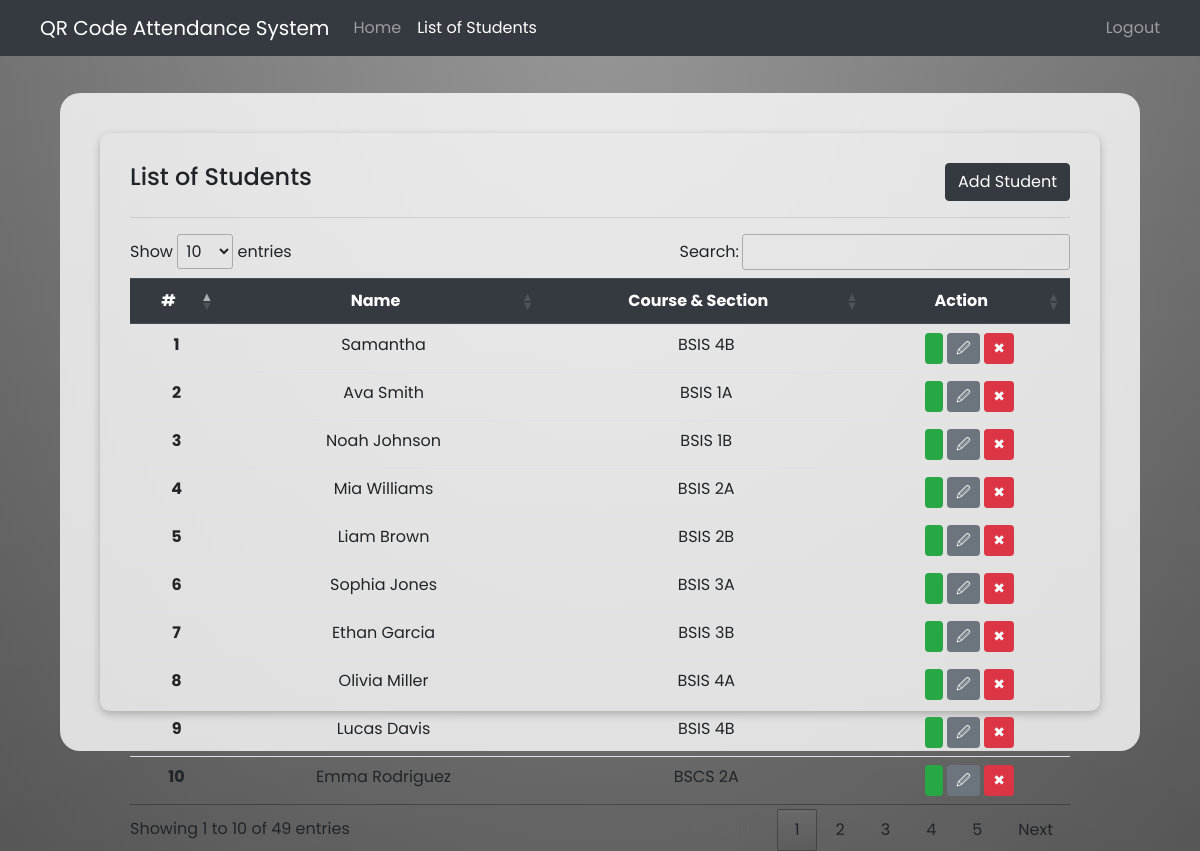
/_archive/masterlist.php, run on the app's committed database.
### tables this page shows
CREATE TABLE `tbl_student` (
  `tbl_student_id` int(11) NOT NULL,
  `student_name` varchar(255) NOT NULL,
  `course_section` varchar(255) NOT NULL,
  `parent_name` varchar(255) DEFAULT NULL,
  `parent_phone` varchar(50) DEFAULT NULL,
  `generated_code` varchar(255) NOT NULL
);

### _archive/masterlist.php (the view, shortened to what this page needs)
<!DOCTYPE html>
<html lang="en">
<head>
    <link rel="stylesheet" href="https://cdn.jsdelivr.net/npm/bootstrap@4.6.2/dist/css/bootstrap.min.css">
    <link rel="stylesheet" href="https://cdn.datatables.net/1.13.7/css/jquery.dataTables.css" />
</head>
<body>
    <nav class="navbar navbar-expand-lg navbar-dark bg-dark">
        <a class="navbar-brand ml-4" href="#">QR Code Attendance System</a>
        <div class="collapse navbar-collapse" id="navbarSupportedContent">
            <ul class="navbar-nav mr-auto">
                <li class="nav-item">
                    <a class="nav-link" href="./index.php">Home <span class="sr-only">(current)</span></a>
                </li>
                <li class="nav-item active">
                    <a class="nav-link" href="./masterlist.php">List of Students</a>
                </li>
            </ul>
            <ul class="navbar-nav ml-auto">
                <li class="nav-item mr-3">
                    <a class="nav-link" href="#">Logout</a>
                </li>
            </ul>
        </div>
    </nav>
    <div class="main">
        <div class="student-container">
            <div class="student-list">
                <div class="title">
                    <h4>List of Students</h4>
                    <button class="btn btn-dark" data-toggle="modal" data-target="#addStudentModal">Add Student</button>
                </div>
                <hr>
                <div class="table-container table-responsive">
                    <table class="table text-center table-sm" id="studentTable">
                        <thead class="thead-dark">
                            <tr>
                                <th scope="col">#</th>
                                <th scope="col">Name</th>
                                <th scope="col">Course & Section</th>
                                <th scope="col">Action</th>
                            </tr>
                        </thead>
                        <tbody>
                            <?php
                                include ('./conn/conn.php');
                                $stmt = $conn->prepare("SELECT * FROM tbl_student");
                                $stmt->execute();
                                $result = $stmt->fetchAll();
                                foreach ($result as $row) {
                                    $studentID = $row["tbl_student_id"];
                                    $studentName = $row["student_name"];
                                    $studentCourse = $row["course_section"];
                                ?>
                                <tr>
                                    <th scope="row" id="studentID-<?= $studentID ?>"><?= $studentID ?></th>
                                    <td id="studentName-<?= $studentID ?>"><?= $studentName ?></td>
                                    <td id="studentCourse-<?= $studentID ?>"><?= $studentCourse ?></td>
                                    <td>
                                        <div class="action-button">
                                            <button class="btn btn-success btn-sm" data-toggle="modal" data-target="#qrCodeModal<?= $studentID ?>"></button>
                                            <button class="btn btn-secondary btn-sm" onclick="updateStudent(<?= $studentID ?>)">&#128393;</button>
                                            <button class="btn btn-danger btn-sm" onclick="deleteStudent(<?= $studentID ?>)">&#10006;</button>
                                        </div>
                                    </td>
                                </tr>
                                <?php
                            }
                            ?>
                        </tbody>
                    </table>
                </div>
            </div>
        </div>
    </div>
</body>
</html>

### _archive/masterlist.php (style rules this page uses)
* { margin: 0; padding: 0; font-family: 'Poppins', sans-serif; }
body { background: linear-gradient(to bottom, rgba(255,255,255,0.15) 0%, rgba(0,0,0,0.15) 100%), radial-gradient(at top center, rgba(255,255,255,0.40) 0%, rgba(0,0,0,0.40) 120%) #989898; background-blend-mode: multiply,multiply; background-attachment: fixed; background-repeat: no-repeat; background-size: cover; }
.main { display: flex; justify-content: center; align-items: center; height: 91.5vh; }
.student-container { height: 90%; width: 90%; border-radius: 20px; padding: 40px; background-color: rgba(255, 255, 255, 0.8); }
.student-container > div { box-shadow: rgba(0, 0, 0, 0.24) 0px 3px 8px; border-radius: 10px; padding: 30px; height: 100%; }
.title { display: flex; justify-content: space-between; align-items: center; }
table.dataTable thead > tr > th.sorting, table.dataTable thead > tr > th.sorting_asc, table.dataTable thead > tr > th.sorting_desc, table.dataTable thead > tr > th.sorting_asc_disabled, table.dataTable thead > tr > th.sorting_desc_disabled, table.dataTable thead > tr > td.sorting, table.dataTable thead > tr > td.sorting_asc, table.dataTable thead > tr > td.sorting_desc, table.dataTable thead > tr > td.sorting_asc_disabled, table.dataTable thead > tr > td.sorting_desc_disabled { text-align: center; }

### data on the page
tbl_student: tbl_student_id "1", student_name "Samantha", course_section "BSIS 4B"
tbl_student: tbl_student_id "2", student_name "Ava Smith", course_section "BSIS 1A"
tbl_student: tbl_student_id "3", student_name "Noah Johnson", course_section "BSIS 1B"
tbl_student: tbl_student_id "4", student_name "Mia Williams", course_section "BSIS 2A"
tbl_student: tbl_student_id "5", student_name "Liam Brown", course_section "BSIS 2B"
tbl_student: tbl_student_id "6", student_name "Sophia Jones", course_section "BSIS 3A"
tbl_student: tbl_student_id "7", student_name "Ethan Garcia", course_section "BSIS 3B"
tbl_student: tbl_student_id "8", student_name "Olivia Miller", course_section "BSIS 4A"
tbl_student: tbl_student_id "9", student_name "Lucas Davis", course_section "BSIS 4B"
tbl_student: tbl_student_id "10", student_name "Emma Rodriguez", course_section "BSCS 2A"
